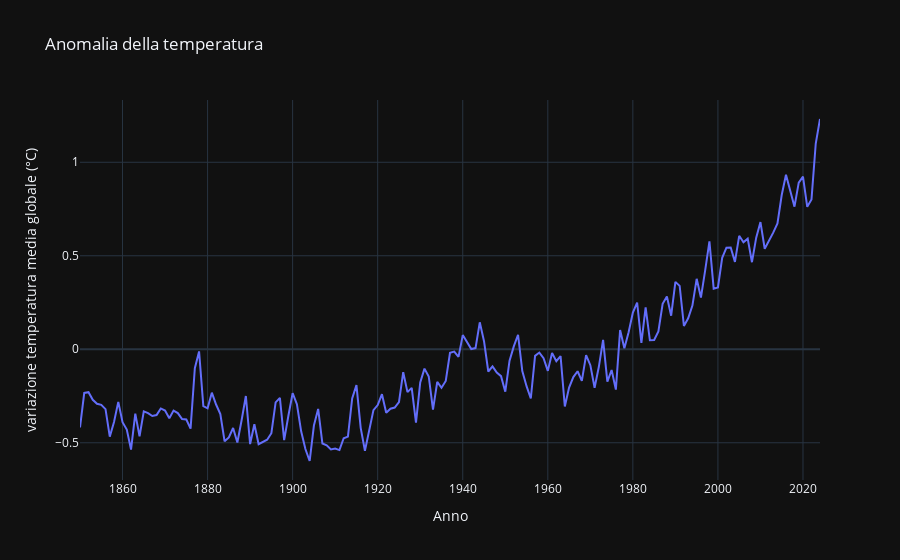

Notebook code cell kept with this figure:
### Markdown cell above
Terzo Grafico: Anomalia della temperatura 

Il costante aumento delle emissioni di CO2 ha causato gravi danni all’ambiente, il più notevole è l’aumento delle temperature. 

Come possiamo osservare dal grafico dall’800 fino al 1975 la variazione di temperatura è stata regolare, dal 1976 si è verificata un’impennata nella variazione della temperatura media, culminando nel 2024 a un +1.23 °C. 

Secondo il Centro Regionale di Informazione delle Nazioni Unite (UNRIC) questo aumento delle temperature è causa di tempeste più violente, un aumento della siccità, riscaldamento e innalzamento degli oceani, perdita di specie animali, mancanza di cibo e malattie.

### Code cell
#selezionamento dati
temp_globale = anomalia_temp[anomalia_temp['Entity']=='Global']

#creazione grafo
fig = px.line(temp_globale, x='Year', y='Global average temperature anomaly relative to 1961-1990', title='Anomalia della temperatura')

#personalizzazione grafo
fig.update_traces(mode='lines', hovertemplate='%{y:.2f}')
fig.update_layout(hovermode="x unified", 
                  xaxis_title="Anno",
                  yaxis_title="variazione temperatura media globale (°C)")

fig.show()

### Figure 1 — Plotly figure (JSON) as saved in the notebook; plotly's stock layout.template omitted (floating-point values rounded to 4 significant figures; data arrays with more than 128 entries replaced by an {"elided": "..."} marker saying what was removed)
{"data": [{"hovertemplate": "%{y:.2f}", "legendgroup": "", "line": {"color": "#636efa", "dash": "solid"}, "marker": {"symbol": "circle"}, "mode": "lines", "name": "", "orientation": "v", "showlegend": false, "x": {"elided": "175 int values"}, "xaxis": "x", "y": {"elided": "175 float values"}, "yaxis": "y", "type": "scatter"}], "layout": {"xaxis": {"anchor": "y", "domain": [0.0, 1.0], "title": {"text": "Anno"}}, "yaxis": {"anchor": "x", "domain": [0.0, 1.0], "title": {"text": "variazione temperatura media globale (°C)"}}, "legend": {"tracegroupgap": 0}, "title": {"text": "Anomalia della temperatura"}, "hovermode": "x unified"}}
